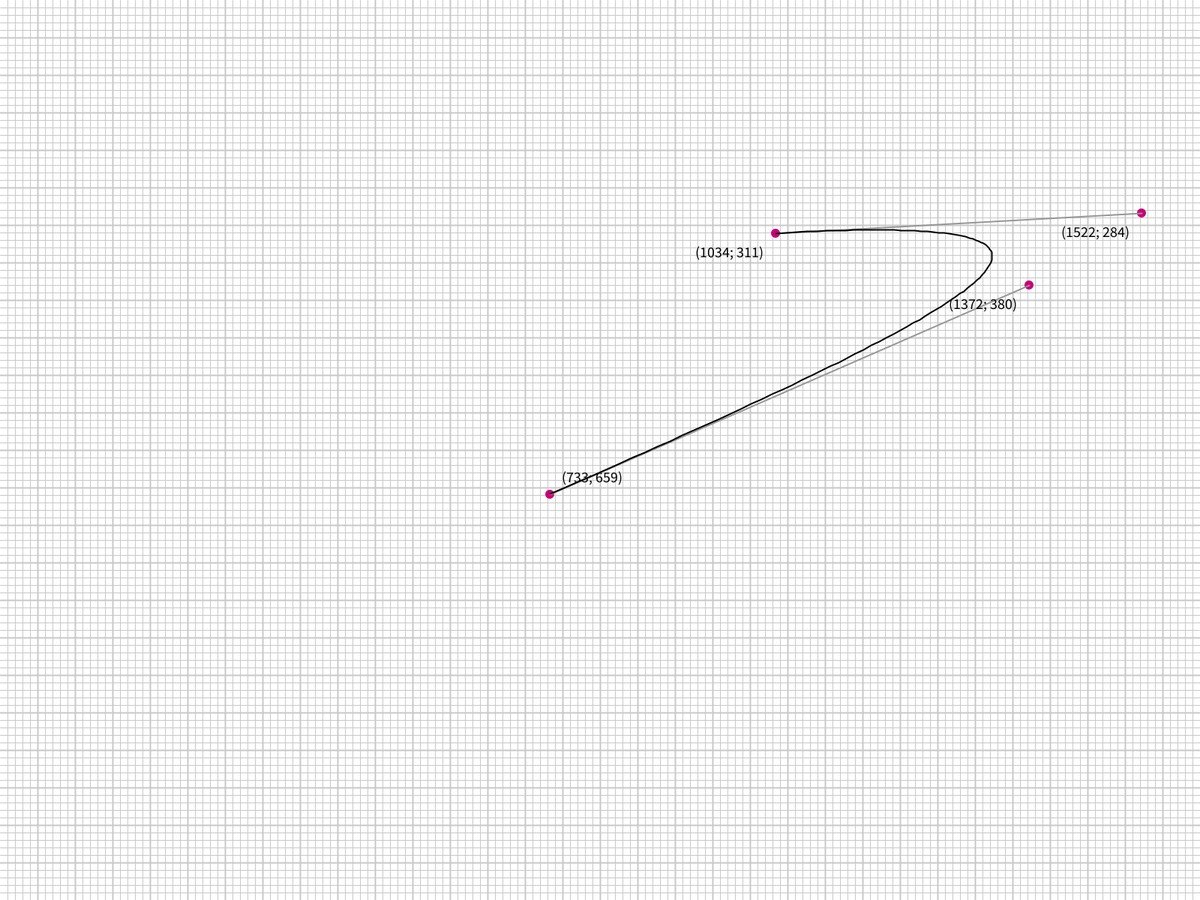
Frame 1 (no input)
Frame 60 (the mouse pressed at the canvas centre just before this capture): identical to frame 1, image omitted
Frame 120 (the mouse held since frame 60 and released just before this capture): identical to frame 1, image omitted

The Processing sketch that drew this single still picture (run headless with seeded random() and noise(); from frame 60 on, the mouse is pressed at the canvas centre):

// Processing sketch: Bezier_Canvas
// ── Bezier_Canvas.pde
int X_MINOR_STEP = 10;
int X_MAJOR_STEP = 50;
int Y_MINOR_STEP = 10;
int Y_MAJOR_STEP = 50;

int draggingIndex = -1;

int[][] points;

float distSq(int[] p0, int px1, int py1) {
  return (px1 - p0[0])*(px1 - p0[0]) + (py1 - p0[1])*(py1 - p0[1]);
}

void drawGrids() {
  stroke(200);
  
  strokeWeight(1);
  for (int x = X_MINOR_STEP; x < width; x += X_MINOR_STEP) {
    line(x, 0, x, height);
  }
  
  for (int y = Y_MINOR_STEP; y < height; y += Y_MINOR_STEP) {
    line(0, y, width, y);
  }
  
  strokeWeight(2);
  for (int x = X_MAJOR_STEP; x < width; x += X_MAJOR_STEP) {
    line(x, 0, x, height);
  }
  
  for (int y = Y_MAJOR_STEP; y < height; y += Y_MAJOR_STEP) {
    line(0, y, width, y);
  }
}

void drawPoints() {
  noStroke();
  
  fill(200, 0, 120);
  for (int[] point : points) {
    circle(point[0], point[1], 12);
  }
  
  stroke(150);
  line(points[0][0], points[0][1], points[1][0], points[1][1]);
  line(points[2][0], points[2][1], points[3][0], points[3][1]);
}

void drawPointLabels() {
  fill(0);
  textSize(20);
  int offset = 16;
  for (int[] point : points) {
    int x;
    if (point[0] < width / 2) {
      x = point[0] + offset;
      textAlign(LEFT);
    } else {
      x = point[0] - offset;
      textAlign(RIGHT);
    }
    
    int y = point[1] + (point[1] < height / 2 ? 2 * offset : -offset);
    String coords = String.format("(%d; %d)", point[0], point[1]);
    
    text(coords, x, y);
  }
}

void drawBezier() {
  noFill();
  stroke(0);
  beginShape();
  for (float t = 0; t < 1; t += 0.01) {
    float x = pow(1-t, 3) * points[0][0] + 
        3 * pow(1-t, 2) * t * points[1][0] +
        3 * (1-t) * pow(t, 2) * points[2][0] +
        pow(t, 3) * points[3][0];
    float y = pow(1-t, 3) * points[0][1] + 
        3 * pow(1-t, 2) * t * points[1][1] +
        3 * (1-t) * pow(t, 2) * points[2][1] +
        pow(t, 3) * points[3][1];
    vertex(x, y);
  }
  endShape();
}

void mouseDragged() {
  points[draggingIndex] = new int[] { mouseX, mouseY };
}

void mousePressed() {
  float closestDistance = 99999;
  for (int i = 0; i < 4; i++) {
    float distance = distSq(points[i], mouseX, mouseY);
    if (distance < closestDistance) {
      closestDistance = distance;
      draggingIndex = i;
    }
  }
}

void setup() {
  fullScreen();
  background(255);
  
  points = new int[][] {
    { int(random(width)), int(random(height)) },
    { int(random(width)), int(random(height)) },
    { int(random(width)), int(random(height)) },
    { int(random(width)), int(random(height)) },
  };
}

void draw() {
  background(255);
  
  drawGrids();
  
  drawPoints();
  drawPointLabels();
  
  drawBezier();
}
